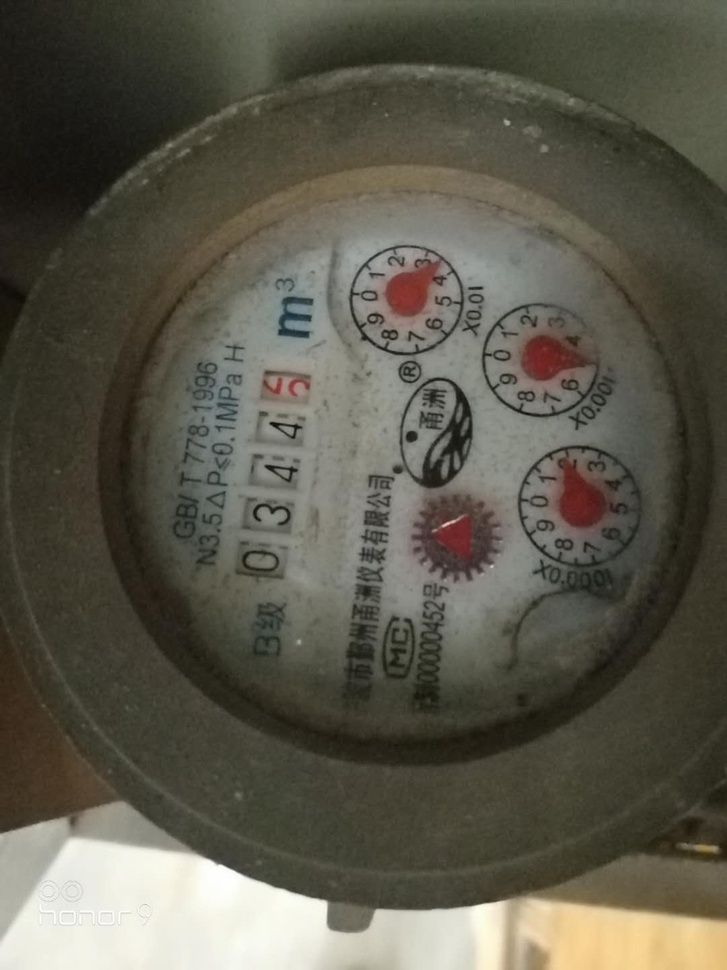
#> input picture images/meter4.jpeg, 727 x 970 px, shrunk from 1080 x 1440 before the run
$ python morphology.py   (older library calls are emulated)
#> lines starting #> are read from the running program, lines starting #| are printed output that depends on the picture; after the words box and inside, x2 and y2 are one past the last pixel; in counts of white or black regions, pixels touching at a corner belong together
import cv2
import numpy as np

img = cv2.imread("./images/meter4.jpeg")
#> img is the input picture: shape (970, 727, 3); mean B, G, R 75.9, 88.9, 91.6
gray = cv2.cvtColor(img, cv2.COLOR_BGR2GRAY)
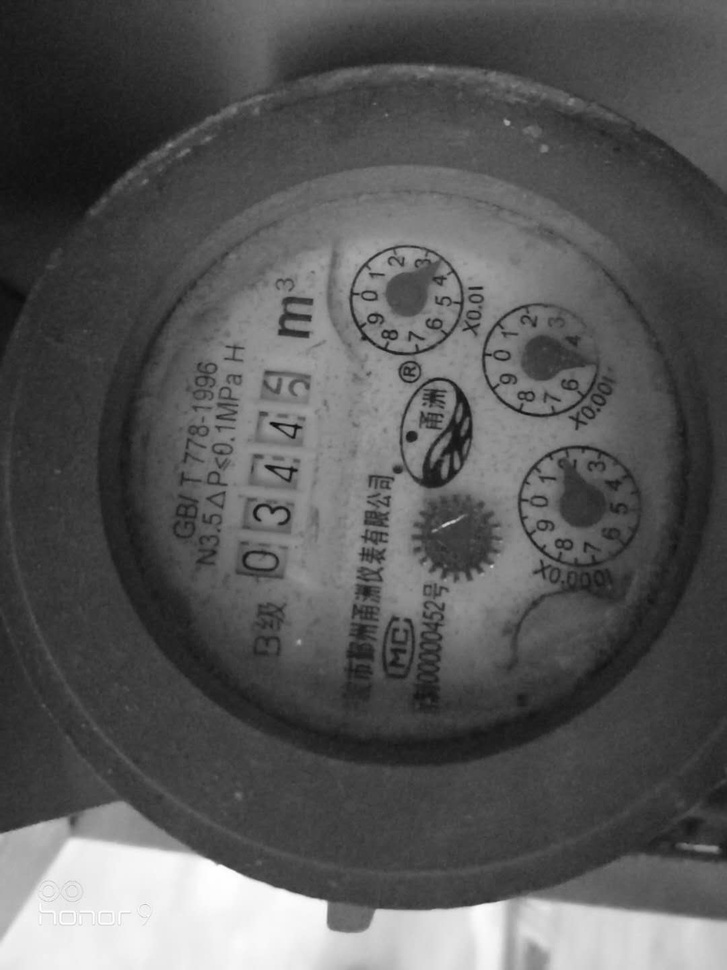
#> gray: shape (970, 727); min 4, max 255, mean 88.2

#Get edges
rectKernel = cv2.getStructuringElement(cv2.MORPH_RECT, (3, 3))
sqKernel = cv2.getStructuringElement(cv2.MORPH_RECT, (6, 6))

tophat = cv2.morphologyEx(gray, cv2.MORPH_TOPHAT, rectKernel)
cv2.imshow("tophat", tophat)

# compute the Scharr gradient of the tophat image, then scale
# the rest back into the range [0, 255]
gradX = cv2.Sobel(tophat, ddepth=cv2.CV_32F, dx=1, dy=0, ksize=-1)
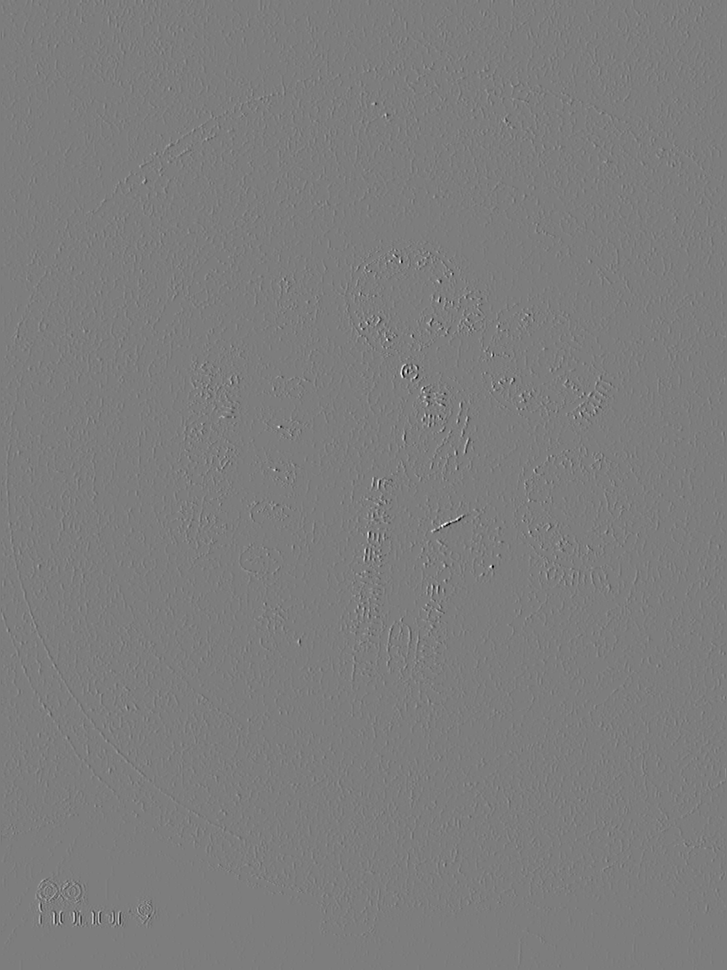
#> gradX: shape (970, 727) float32; min -652, max 676, mean 0; drawn with min black and max white
gradX = np.absolute(gradX)
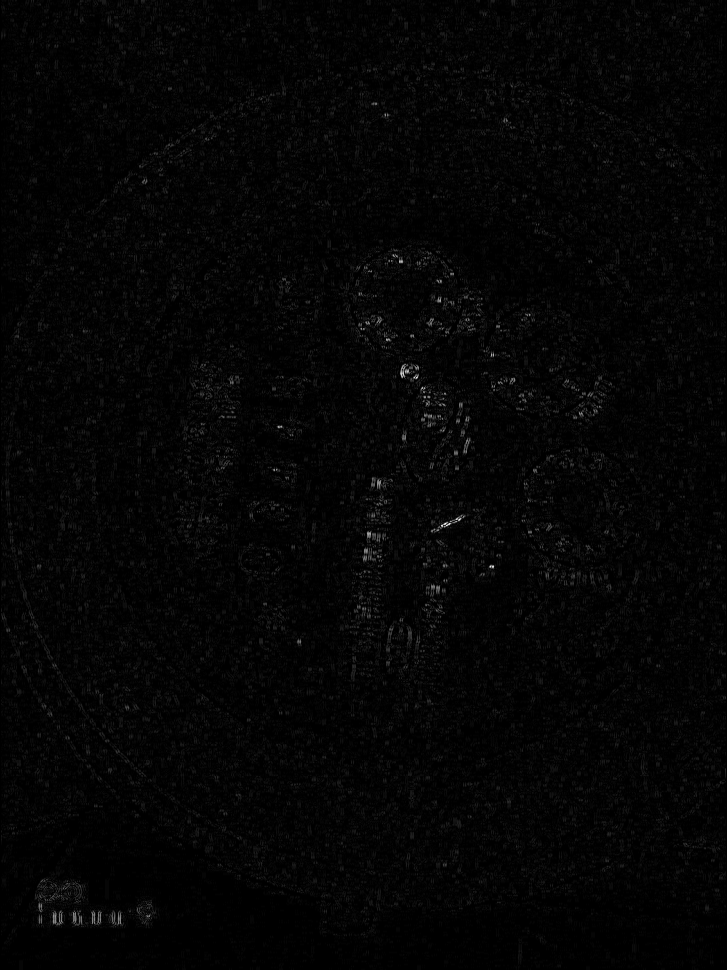
#> gradX: shape (970, 727) float32; min 0, max 676, mean 13.4; drawn with min black and max white
(minVal, maxVal) = (np.min(gradX), np.max(gradX))
#> minVal = 0; maxVal = 676
gradX = (255 * ((gradX - minVal) / (maxVal - minVal)))
gradX = gradX.astype("uint8")

gradX1 = gradX
# apply a closing operation using the rectangular kernel to help
# cloes gaps in between credit card number digits, then apply
# Otsu's thresholding method to binarize the image
gradX = cv2.morphologyEx(gradX, cv2.MORPH_CLOSE, rectKernel)
thresh = cv2.threshold(gradX, 10, 255, cv2.THRESH_BINARY | cv2.THRESH_OTSU)[1]
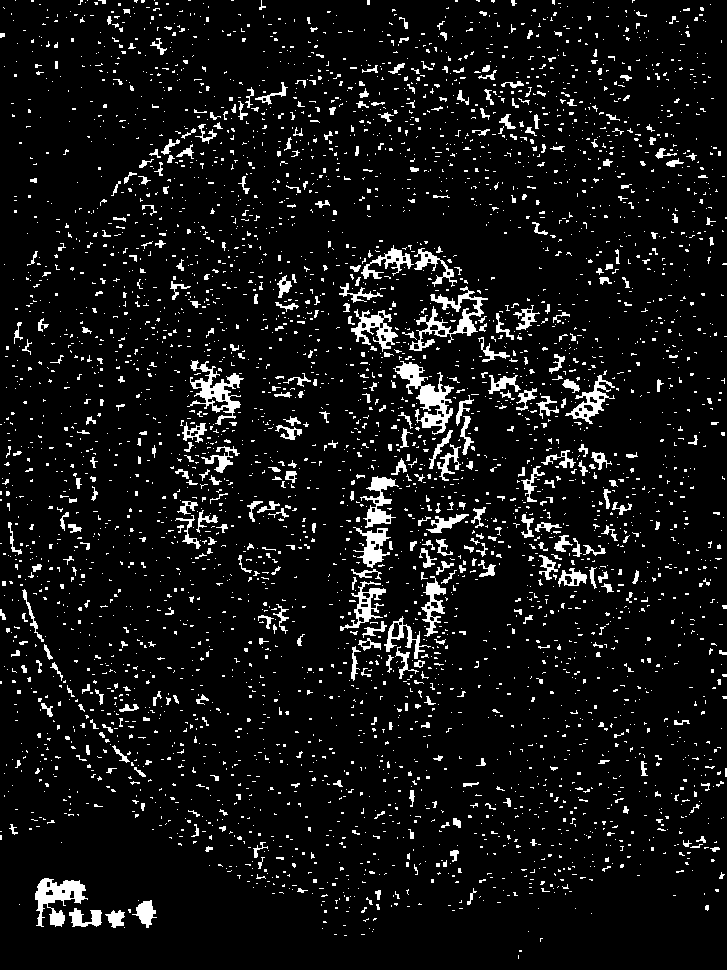
#> thresh: shape (970, 727); 7.5% white; 4267 white regions (3789 under 20 px), largest, box (x1, y1, x2, y2) and area: (393, 361, 454, 435) 1502, (409, 286, 488, 351) 1268, (35, 878, 88, 927) 1214
cv2.imshow('thresh 1', thresh)

# apply a second closing operation to the binary image, again
# to help close gaps between credit card number regions
thresh = cv2.morphologyEx(thresh, cv2.MORPH_CLOSE, sqKernel)
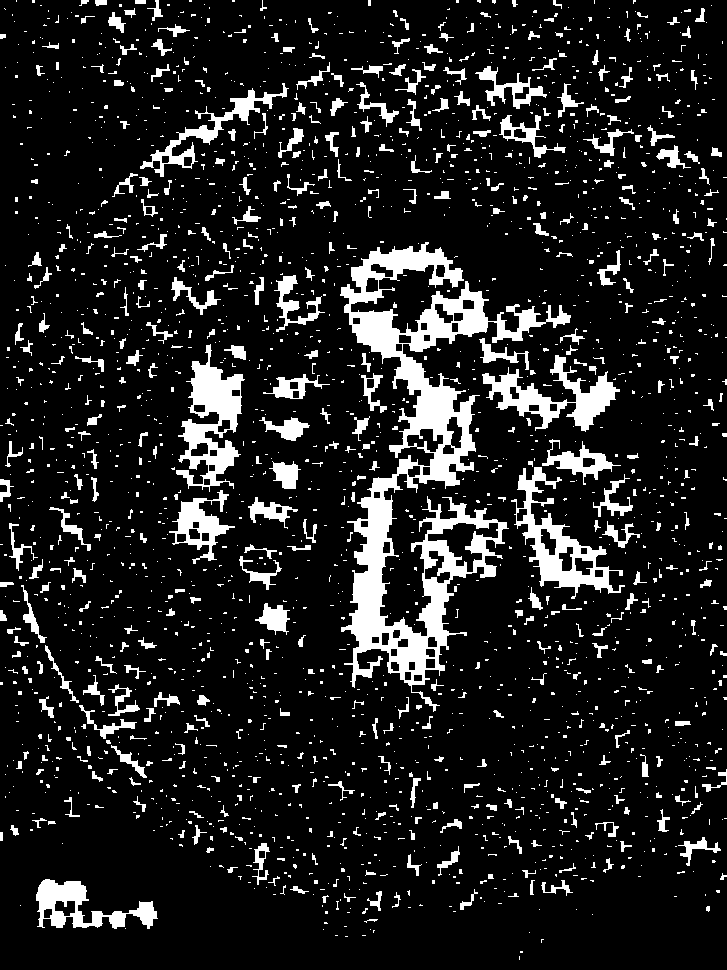
#> thresh: shape (970, 727); 12.4% white; 2385 white regions (1930 under 20 px), largest, box (x1, y1, x2, y2) and area: (340, 242, 571, 712) 25116, (176, 344, 245, 492) 4345, (511, 467, 625, 599) 3847
cv2.imshow('thresh 2', thresh)


cv2.imshow("Image", img)


cv2.waitKey(0)
